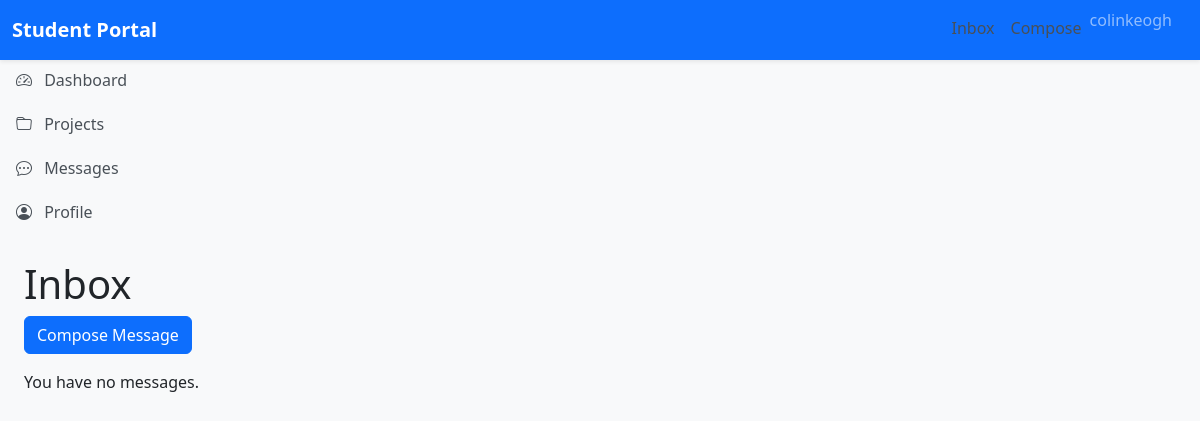
The page /messaging/ (signed in) on the database as committed earlier.
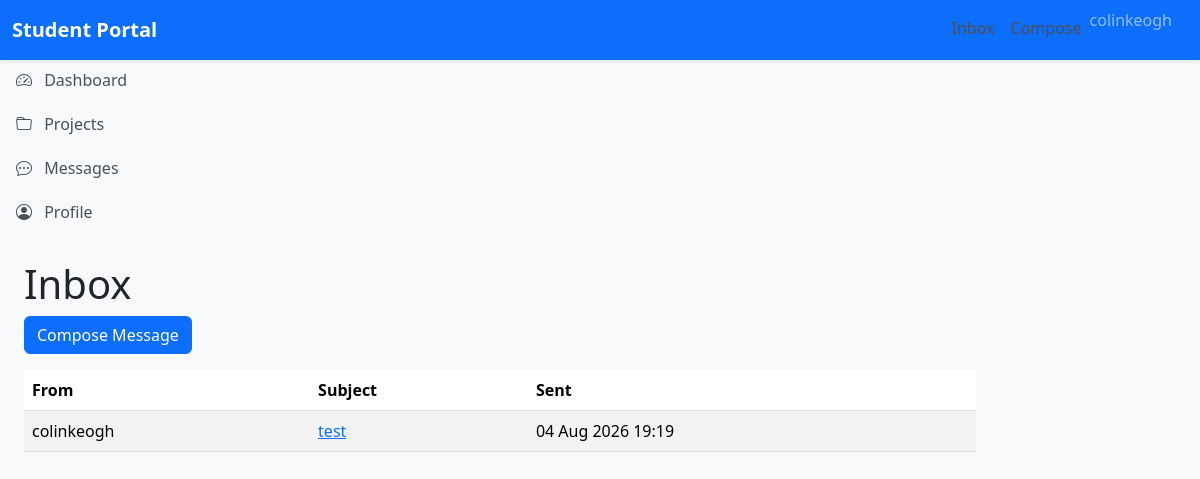
The same page on the database as committed later.
### messaging/models.py (models this page shows, shortened)
class Message(models.Model):
    sender = models.ForeignKey(
        settings.AUTH_USER_MODEL,
        on_delete=models.CASCADE,
        related_name="sent_messages",
    )
    recipient = models.ForeignKey(
        settings.AUTH_USER_MODEL,
        on_delete=models.CASCADE,
        related_name="received_messages",
    )
    subject = models.CharField(max_length=200)
    body = models.TextField()
    sent_at = models.DateTimeField(auto_now_add=True)
    is_read = models.BooleanField(default=False)
    class Meta:
        ordering = ["-sent_at"]

### accounts/models.py (models this page shows)
class CustomUser(AbstractUser):
    pass

### messaging/views.py (the view)
# urls.py: path("", views.inbox, name="inbox"),
@login_required
def inbox(request):
    messages = (
        Message.objects.filter(recipient=request.user)
        .order_by("-sent_at")
    )
    return render(
        request,
        "messaging/inbox.html",
        {
            "messages": messages,
        },
    )

### messaging/templates/messaging/inbox.html (shortened to what this page needs)
{% extends "base.html" %}
{% block content %}
<h1>Inbox</h1>
<p>
    <a class="btn btn-primary"
       href="{% url 'messaging:new' %}">
        Compose Message
    </a>
</p>
{% if messages %}
<table class="table table-striped">
    <thead>
        <tr>
            <th>From</th>
            <th>Subject</th>
            <th>Sent</th>
        </tr>
    </thead>
    <tbody>
    {% for message in messages %}
        <tr>
            <td>
                {{ message.sender.username }}
            </td>
            <td>
                <a href="{% url 'messaging:detail' message.pk %}">
                    {{ message.subject }}
                </a>
            </td>
            <td>
                {{ message.sent_at|date:"d M Y H:i" }}
            </td>
        </tr>
    {% endfor %}
    </tbody>
</table>
{% else %}
<p>You have no messages.</p>
{% endif %}
{% endblock %}

Rows that differ between the two databases and show on the page:
added Message: sender.username "colinkeogh", subject "test", sent_at "04 Aug 2026 19:19"
Other text that changed with them:
text no longer shown: "You have no messages."
text now shown: "From Subject Sent"
